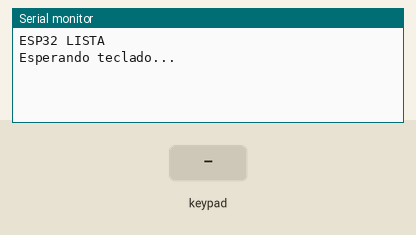
Bench run of a sketch on a simulated ESP32. On the bench: the last lines printed to the serial monitor. The test bench sets the inputs (shaded band).

Above: at 3.2 s.
3.3 s: key '1' pressed
At 4.5 s:
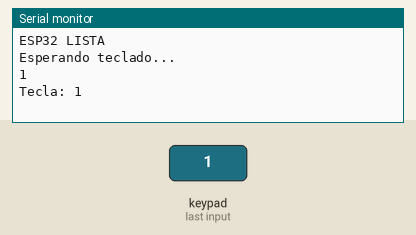
4.8 s: keypad keys 1 3 1 4 2 7 2 6 # pressed 0.4 s apart
At 9.2 s:
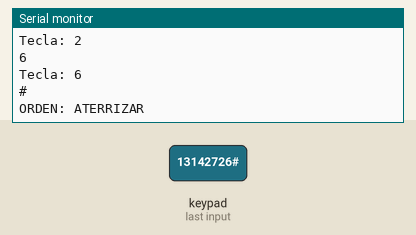
9.9 s: key 'A' pressed
At 10.8 s:
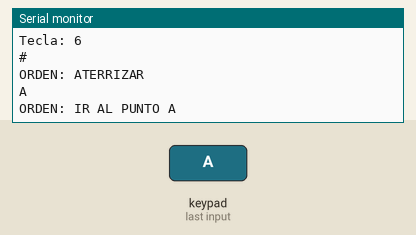
11.4 s: keypad keys 1 3 1 4 2 7 2 6 * pressed 0.4 s apart
At 15.5 s:
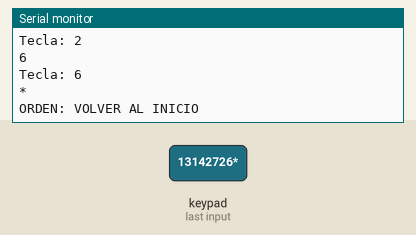
16.5 s: key 'B' pressed
At 17.1 s:
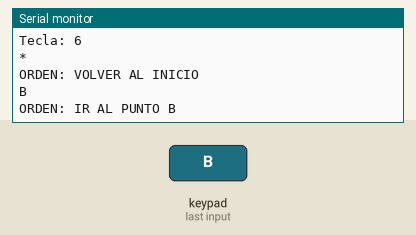
18.0 s: keypad keys 1 3 1 4 2 7 2 6 D pressed 0.4 s apart
At 21.7 s:
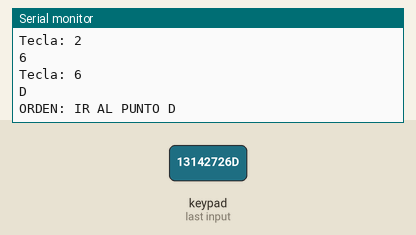
Timing chart, 0 to 23.2 s (numbered marks = the images above; inputs shaded):
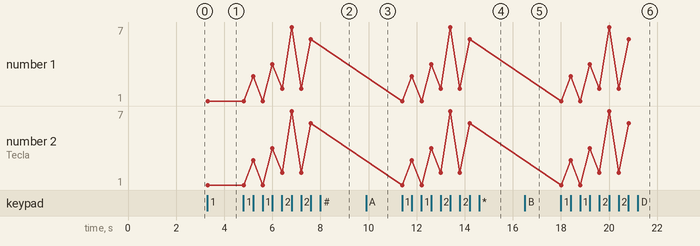

Measured:
- after the input at 3.3 s, the serial monitor: prints a new line at once (image 1)
- after the input at 4.8 s, the serial monitor: prints a new line after 0.41 s (image 2)
- after the input at 9.9 s, the serial monitor: prints a new line at once (image 3)
- after the input at 11.4 s, the serial monitor: prints a new line at once (image 4)
- after the input at 16.5 s, the serial monitor: prints a new line at once (image 5)
- after the input at 18.0 s, the serial monitor: prints a new line at once (image 6)
- plotted number 1: 1 → 6 after the input at 4.8 s
- plotted number 2: 1 → 6 after the input at 4.8 s

The sketch:

control_esp.ino
```cpp
#include <Keypad.h>


// ============================================================
// CONFIGURACIÓN DEL TECLADO
// ============================================================

const byte FILAS = 4;
const byte COLUMNAS = 4;


// ============================================================
// MAPA DEL TECLADO
// ============================================================

char teclas[FILAS][COLUMNAS] =
{
    {'1', '2', '3', 'A'},
    {'4', '5', '6', 'B'},
    {'7', '8', '9', 'C'},
    {'*', '0', '#', 'D'}
};


// ============================================================
// PINES DE LAS FILAS
// ============================================================

byte pinesFilas[FILAS] =
{
    13,
    14,
    27,
    26
};


// ============================================================
// PINES DE LAS COLUMNAS
// ============================================================

byte pinesColumnas[COLUMNAS] =
{
    25,
    33,
    32,
    35
};


// ============================================================
// CREAR TECLADO
// ============================================================

Keypad teclado = Keypad(
    makeKeymap(teclas),
    pinesFilas,
    pinesColumnas,
    FILAS,
    COLUMNAS
);


// ============================================================
// CONFIGURACIÓN
// ============================================================

void setup()
{
    Serial.begin(115200);

    delay(2000);

    Serial.println(
        "ESP32 LISTA"
    );

    Serial.println(
        "Esperando teclado..."
    );
}


// ============================================================
// LOOP
// ============================================================

void loop()
{

    // --------------------------------------------------------
    // LEER TECLADO
    // --------------------------------------------------------

    char tecla = teclado.getKey();


    // --------------------------------------------------------
    // SI SE PULSÓ UNA TECLA
    // --------------------------------------------------------

    if (tecla)
    {

        Serial.println(
            tecla
        );


        // ----------------------------------------------------
        // INFORMACIÓN LOCAL
        // ----------------------------------------------------

        if (tecla == 'A')
        {
            Serial.println(
                "ORDEN: IR AL PUNTO A"
            );
        }


        else if (tecla == 'B')
        {
            Serial.println(
                "ORDEN: IR AL PUNTO B"
            );
        }


        else if (tecla == 'D')
        {
            Serial.println(
                "ORDEN: IR AL PUNTO D"
            );
        }


        else if (tecla == '*')
        {
            Serial.println(
                "ORDEN: VOLVER AL INICIO"
            );
        }


        else if (tecla == '#')
        {
            Serial.println(
                "ORDEN: ATERRIZAR"
            );
        }


        else
        {
            Serial.print(
                "Tecla: "
            );

            Serial.println(
                tecla
            );
        }


        // ----------------------------------------------------
        // PEQUEÑA PAUSA
        // ----------------------------------------------------

        delay(150);
    }
}
```
